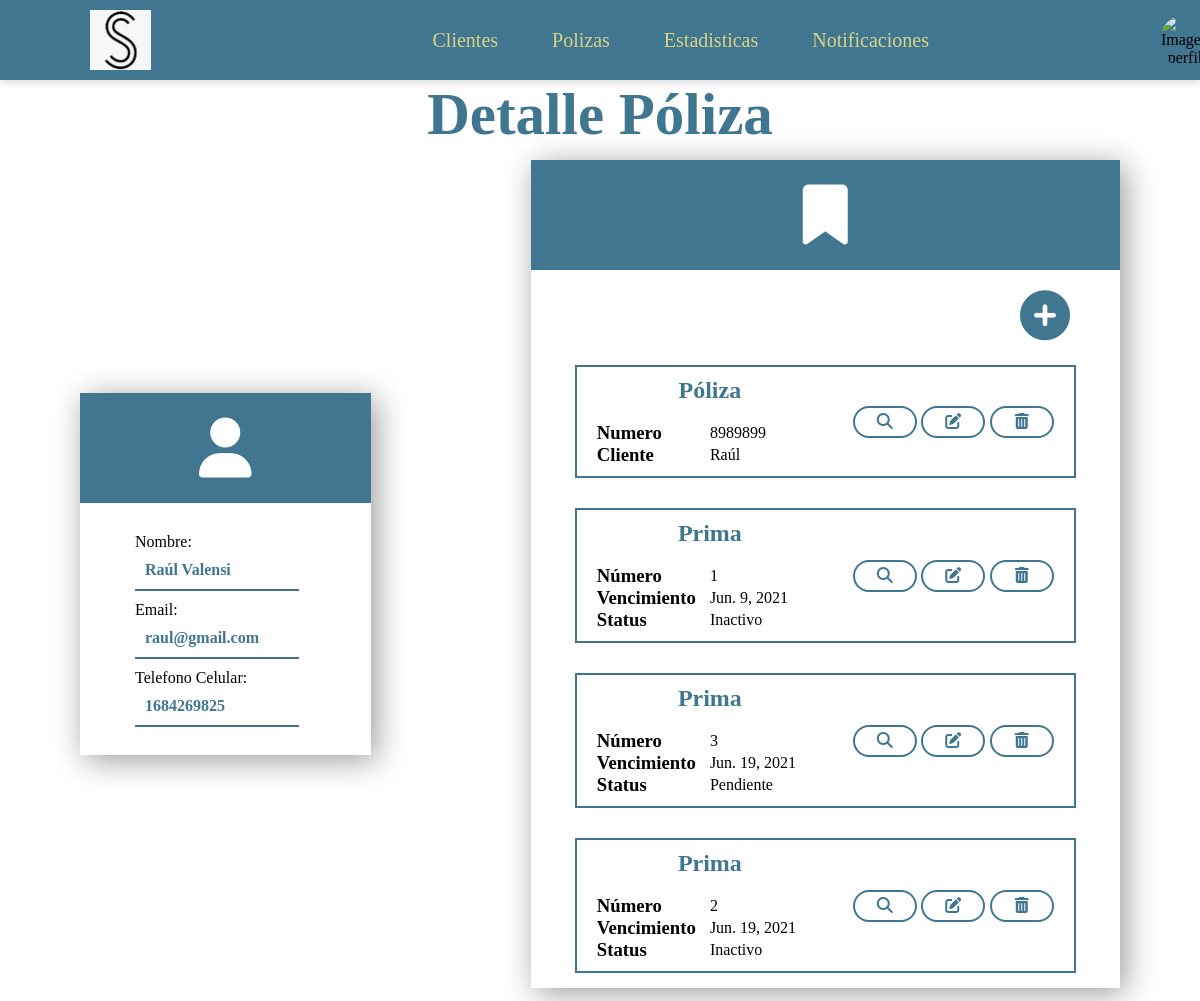
The app's page /clientes/polizas/3, older data.
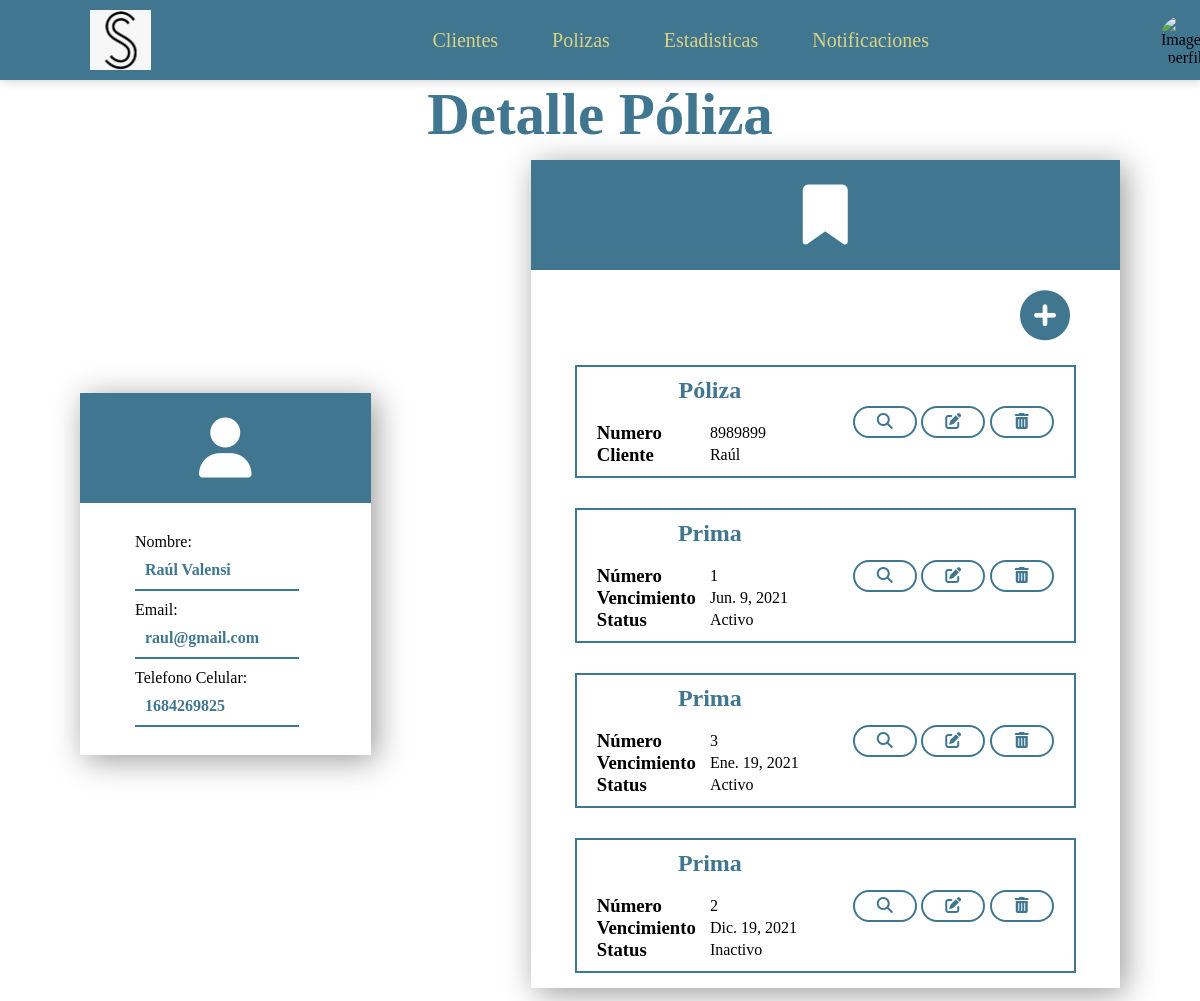
The same page, newer data.
### Clientes/models.py (models this page shows, shortened)
class Prima (models.Model):
    no_prima = models.CharField(max_length=30)
    fecha_vencimiento = models.DateField()
    prima_neta = models.CharField(max_length=30)
    comision_agente = models.CharField(max_length=30)
    total_pagar = models.CharField(max_length=30)
    ruta_comprobante = models.CharField(max_length=30, default="Hola")
    poliza = models.ForeignKey(Poliza, on_delete=models.CASCADE)
    status = models.ForeignKey(Status, on_delete=models.CASCADE)
    tipo_pago = models.ForeignKey(TiposPago, on_delete=models.CASCADE)

class Status(models.Model):
    nombre = models.CharField(max_length=30)
    def __str__(self):
        return self.nombre

### Clientes/views.py (the view)
# urls.py: path('polizas/<int:id_poliza>',views.detallePolizas,name='detalle_poliza'),
def detallePolizas(request, id_poliza):
    polizas = Poliza.objects.get(pk=id_poliza)
    primas = Prima.objects.filter(poliza_id = id_poliza)
    context = {
        'poliza':polizas,
        'primas':primas
    }
    return render(request, 'poliza_detalle.html', context)

### Clientes/templates/poliza_detalle.html (shortened to what this page needs)
{%extends "header.html"%}
{% block content %}
<div class="title-general">
	<h1>Detalle Póliza</h1>
</div>
	<section class=" aling-general">
		<div class="container">
			<div class="content1">
				<i class="fas fa-user"></i>
			</div>
			<div class="content4">
				<p class="text">Nombre:</p>
				<p class="date-text"><strong> {{poliza.cliente.nombre}} {{poliza.cliente.ap_paterno}}</strong></p>
				<p class="text">Email:</p>
				<p class="date-text"><strong>{{poliza.cliente.email}}</strong></p>
				<p class="text">Telefono Celular:</p>
				<p class="date-text"><strong>{{poliza.cliente.num_celular}}</strong></p>
				<br />
			</div>
		</div>
		<div class="container2">
			<div class="content1">
				<i class="fas fa-bookmark"></i>
			</div>
			<div class="b-add">
				<a href="{% url 'Clientes:nueva_prima' poliza.id %}"><i class="fas fa-plus-circle"></i></a>
			</div>
			<div class="content4 nocontent">
                <div class="body-general">
					<div class="body">
						<div class="content">
							<div class="data">
								<div class="data-section">
									<h1>Póliza</h1>
								</div>
								<br>
								<div class="data-section">
									<h3>Numero</h3>
									<p>{{poliza.num_poliza}}</p>
								</div>
								<div class="data-section">
									<h3>Cliente</h3>
									<p>{{poliza.cliente.nombre}}</p>
								</div>
							</div>
							<a href="{% url 'Clientes:vista_poliza' poliza.id %}"><i class="fas fa-search"></i></a>
							<a href="{% url 'Clientes:editar_poliza' poliza.id %}"><i class="fas fa-edit"></i></a>
							<a href="{% url 'Clientes:eliminar_poliza' poliza.id %}"><i class="fas fa-trash-alt"></i></a>
						</div>
						{% for prima in primas%}
						<div class="content">
							<div class="data">
								<div class="data-section">
									<h1>Prima</h1>
								</div>
								<br>
								<div class="data-section">
									<h3>Número</h3>
									<p>{{prima.no_prima}}</p>
								</div>
								<div class="data-section">
									<h3>Vencimiento</h3>
									<p>{{prima.fecha_vencimiento}}</p>
								</div>
								<div class="data-section">
									<h3>Status</h3>
									<p>{{prima.status}}</p>
								</div>
							</div>
							<a href="{% url 'Clientes:detalle_prima' prima.id %}"><i class="fas fa-search"></i></a>
							<a href="{% url 'Clientes:prima_editar' poliza.id prima.id %}"><i class="fas fa-edit"></i></a>
							<a href="{% url 'Clientes:prima_eliminar' poliza.id prima.id %}"><i class="fas fa-trash-alt"></i></a>
						</div>
						{%endfor%}
					</div>
				</div>
			</div>
		</div>
	</section>
    {% endblock %}

Row changes from the older to the newer data that the page shows:
changed Prima "Jun. 9, 2021": status "Inactivo" → "Activo"
changed Prima: fecha_vencimiento "Jun. 19, 2021" → "Ene. 19, 2021"; status "Pendiente" → "Activo"
changed Prima "Inactivo": fecha_vencimiento "Jun. 19, 2021" → "Dic. 19, 2021"
